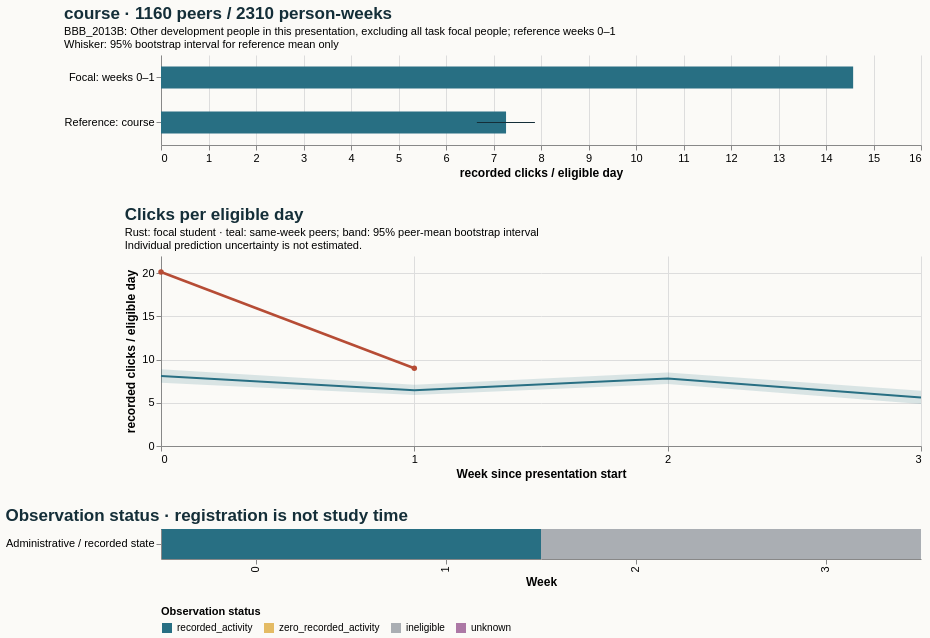

This figure's Vega-Lite source:
### Vega-Lite specification from a JSON file in a GitHub repository (floating-point values rounded to 4 significant figures)
{"$schema": "https://vega.github.io/schema/vega-lite/v5.20.1.json", "config": {"axis": {"labelFontSize": 11, "titleFontSize": 12}, "background": "#fbfaf7", "font": "sans-serif", "title": {"anchor": "start", "color": "#142e38", "fontSize": 17, "subtitleFontSize": 11}, "view": {"continuousHeight": 300, "continuousWidth": 300, "stroke": null}}, "datasets": {"data-2e83ccb0d36b97476c9042c04a90dd31": [{"hi": null, "lo": null, "series": "Focal: weeks 0–1", "value": 14.57}, {"hi": 7.872, "lo": 6.65, "series": "Reference: course", "value": 7.264}], "data-46aa9daebc39d02a70b25571e6f2ed9a": [{"end_day": 6, "focal_value": 20.14, "peer_ci_high": 8.893, "peer_ci_low": 7.338, "peer_mean": 8.1, "peer_observations": 1159, "peer_people": 1159, "reference": "course", "unit": "recorded clicks / eligible day", "week": 0}, {"end_day": 13, "focal_value": 9.0, "peer_ci_high": 7.094, "peer_ci_low": 5.897, "peer_mean": 6.456, "peer_observations": 1151, "peer_people": 1151, "reference": "course", "unit": "recorded clicks / eligible day", "week": 1}, {"end_day": 20, "focal_value": null, "peer_ci_high": 8.507, "peer_ci_low": 7.174, "peer_mean": 7.819, "peer_observations": 1133, "peer_people": 1133, "reference": "course", "unit": "recorded clicks / eligible day", "week": 2}, {"end_day": 27, "focal_value": null, "peer_ci_high": 6.405, "peer_ci_low": 4.871, "peer_mean": 5.608, "peer_observations": 1125, "peer_people": 1125, "reference": "course", "unit": "recorded clicks / eligible day", "week": 3}], "data-d9470cf97052e907c61771c72109d155": [{"eligible_days": 7.0, "end_day": 6, "logging_completeness": "unknown", "observation_status": "recorded_activity", "row": "Administrative / recorded state", "score_status": "withheld_release_time_unknown", "start_day": 0, "value": 20.14, "week": 0}, {"eligible_days": 4.0, "end_day": 13, "logging_completeness": "unknown", "observation_status": "recorded_activity", "row": "Administrative / recorded state", "score_status": "withheld_release_time_unknown", "start_day": 7, "value": 9.0, "week": 1}, {"eligible_days": 0.0, "end_day": 20, "logging_completeness": "unknown", "observation_status": "ineligible", "row": "Administrative / recorded state", "score_status": "withheld_release_time_unknown", "start_day": 14, "value": null, "week": 2}, {"eligible_days": 0.0, "end_day": 27, "logging_completeness": "unknown", "observation_status": "ineligible", "row": "Administrative / recorded state", "score_status": "withheld_release_time_unknown", "start_day": 21, "value": null, "week": 3}]}, "resolve": {"scale": {"color": "independent"}}, "spacing": 28, "vconcat": [{"data": {"name": "data-2e83ccb0d36b97476c9042c04a90dd31"}, "height": 90, "layer": [{"encoding": {"x": {"field": "value", "scale": {"domain": [0, 15.3], "zero": true}, "title": "recorded clicks / eligible day", "type": "quantitative"}, "y": {"field": "series", "sort": null, "title": null, "type": "nominal"}}, "mark": {"color": "#286f83", "size": 22, "type": "bar"}}, {"encoding": {"x": {"field": "lo", "type": "quantitative"}, "x2": {"field": "hi"}, "y": {"field": "series", "sort": null, "title": null, "type": "nominal"}}, "mark": {"color": "#142e38", "type": "rule"}}], "title": {"subtitle": ["BBB_2013B: Other development people in this presentation, excluding all task focal people; reference weeks 0–1", "Whisker: 95% bootstrap interval for reference mean only"], "text": "course · 1160 peers / 2310 person-weeks"}, "width": 760}, {"data": {"name": "data-46aa9daebc39d02a70b25571e6f2ed9a"}, "height": 190, "layer": [{"encoding": {"x": {"axis": {"tickMinStep": 1}, "field": "week", "title": "Week since presentation start", "type": "quantitative"}, "y": {"field": "peer_ci_low", "scale": {"zero": true}, "title": "recorded clicks / eligible day", "type": "quantitative"}, "y2": {"field": "peer_ci_high"}}, "mark": {"color": "#286f83", "opacity": 0.16, "type": "area"}}, {"encoding": {"tooltip": [{"field": "week", "type": "quantitative"}, {"field": "peer_mean", "type": "quantitative"}, {"field": "peer_people", "type": "quantitative"}, {"field": "peer_observations", "type": "quantitative"}], "x": {"field": "week", "type": "quantitative"}, "y": {"field": "peer_mean", "type": "quantitative"}}, "mark": {"color": "#286f83", "strokeWidth": 2, "type": "line"}}, {"encoding": {"tooltip": [{"field": "week", "type": "quantitative"}, {"field": "focal_value", "type": "quantitative"}], "x": {"field": "week", "type": "quantitative"}, "y": {"field": "focal_value", "type": "quantitative"}}, "mark": {"color": "#b64c35", "point": {"color": "#b64c35"}, "strokeWidth": 2.5, "type": "line"}}], "title": {"subtitle": ["Rust: focal student · teal: same-week peers; band: 95% peer-mean bootstrap interval", "Individual prediction uncertainty is not estimated."], "text": "Clicks per eligible day"}, "width": 760}, {"data": {"name": "data-d9470cf97052e907c61771c72109d155"}, "encoding": {"color": {"field": "observation_status", "legend": {"labelLimit": 260, "orient": "bottom"}, "scale": {"domain": ["recorded_activity", "zero_recorded_activity", "ineligible", "unknown"], "range": ["#286f83", "#e4bb64", "#aaaeb3", "#ac78a5"]}, "title": "Observation status", "type": "nominal"}, "tooltip": [{"field": "week", "type": "quantitative"}, {"field": "eligible_days", "type": "quantitative"}, {"field": "observation_status", "type": "nominal"}, {"field": "logging_completeness", "type": "nominal"}], "x": {"field": "week", "title": "Week", "type": "ordinal"}, "y": {"field": "row", "title": null, "type": "nominal"}}, "height": 30, "mark": {"type": "rect"}, "title": "Observation status · registration is not study time", "width": 760}]}
